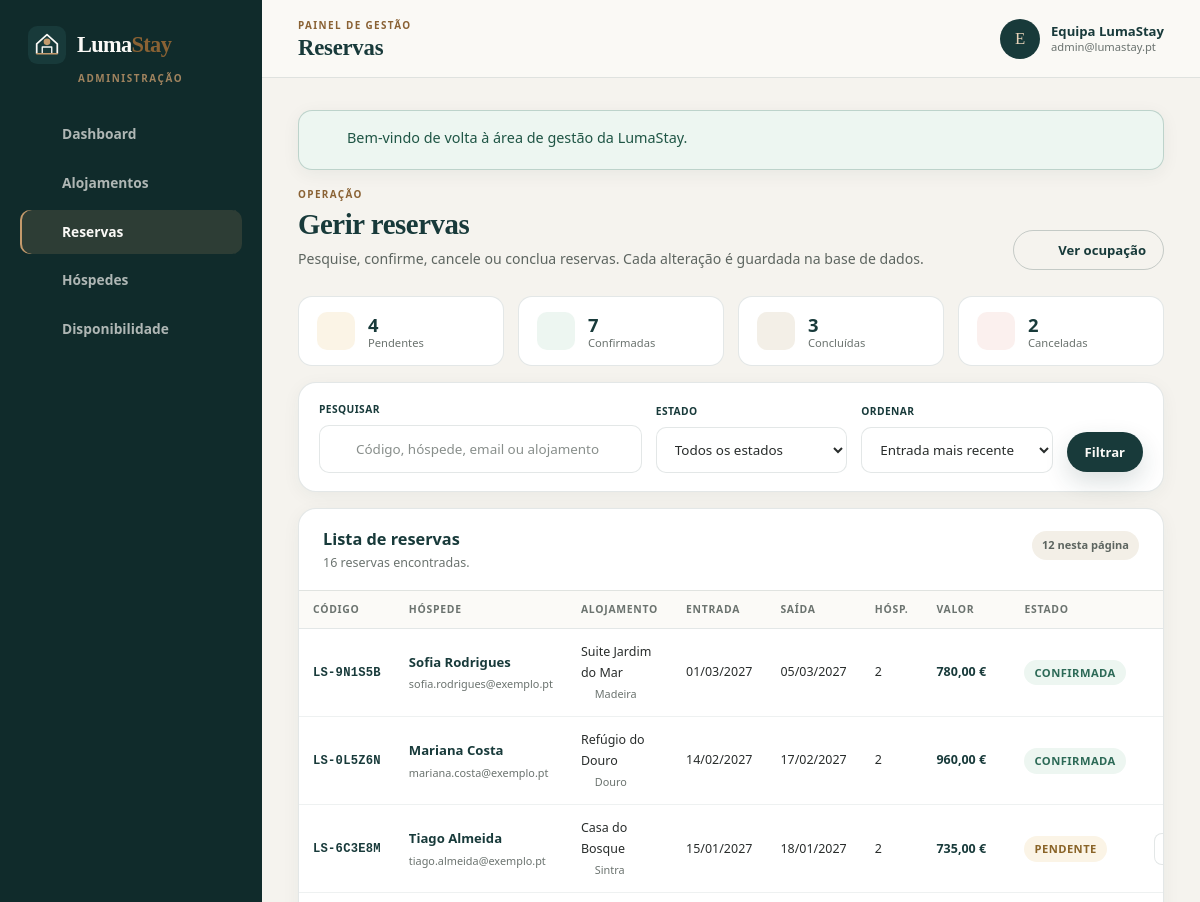
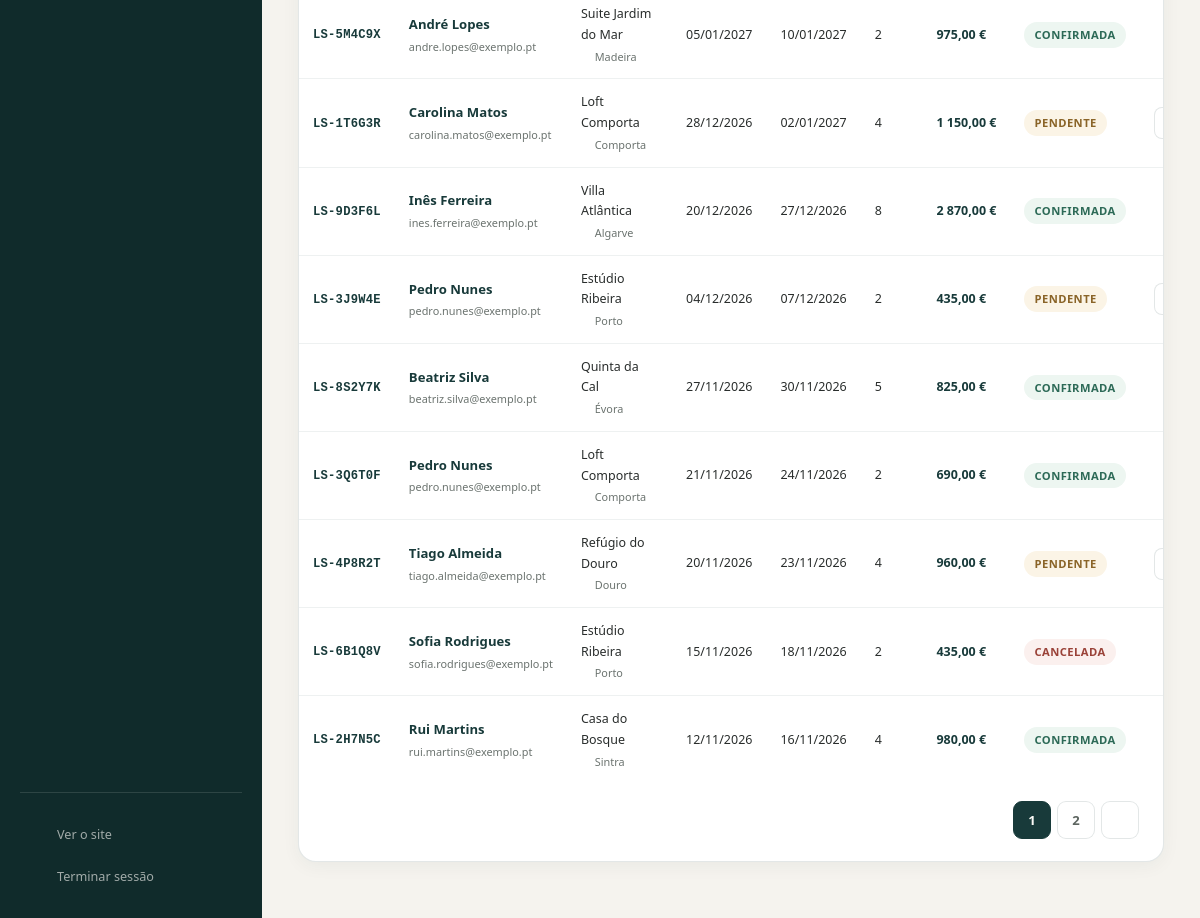
The app's page /admin/reservas.php (signed in) with its own data (2 pictures, top to bottom).
### tables this page shows
CREATE TABLE reservations (
    id              INT UNSIGNED NOT NULL AUTO_INCREMENT,
    reservation_code VARCHAR(16) NOT NULL,
    accommodation_id INT UNSIGNED NOT NULL,
    guest_id         INT UNSIGNED NOT NULL,
    check_in         DATE NOT NULL,
    check_out        DATE NOT NULL,
    guests_count     TINYINT UNSIGNED NOT NULL,
    price_per_night  DECIMAL(10,2) NOT NULL,
    total_price      DECIMAL(10,2) NOT NULL,
    status           VARCHAR(20) NOT NULL DEFAULT 'pendente',
    created_at       TIMESTAMP NOT NULL DEFAULT CURRENT_TIMESTAMP,
    updated_at       TIMESTAMP NOT NULL DEFAULT CURRENT_TIMESTAMP ON UPDATE CURRENT_TIMESTAMP,
    PRIMARY KEY (id),
    UNIQUE KEY uq_reservations_code (reservation_code),
    KEY idx_reservations_accommodation (accommodation_id),
    KEY idx_reservations_guest (guest_id),
    KEY idx_reservations_dates (accommodation_id, check_in, check_out),
    KEY idx_reservations_status (status),
    CONSTRAINT fk_reservations_accommodation
        FOREIGN KEY (accommodation_id) REFERENCES accommodations (id)
        ON UPDATE CASCADE ON DELETE RESTRICT,
    CONSTRAINT fk_reservations_guest
        FOREIGN KEY (guest_id) REFERENCES guests (id)
        ON UPDATE CASCADE ON DELETE RESTRICT,
    CONSTRAINT chk_reservations_dates CHECK (check_out > check_in),
    CONSTRAINT chk_reservations_guests CHECK (guests_count > 0),
    CONSTRAINT chk_reservations_price_night CHECK (price_per_night > 0),
    CONSTRAINT chk_reservations_total CHECK (total_price > 0),
    CONSTRAINT chk_reservations_status
        CHECK (status IN ('pendente', 'confirmada', 'cancelada', 'concluida'))
);

CREATE TABLE guests (
    id         INT UNSIGNED NOT NULL AUTO_INCREMENT,
    full_name  VARCHAR(150) NOT NULL,
    email      VARCHAR(190) NOT NULL,
    phone      VARCHAR(30) NOT NULL,
    created_at TIMESTAMP NOT NULL DEFAULT CURRENT_TIMESTAMP,
    PRIMARY KEY (id),
    UNIQUE KEY uq_guests_email (email),
    KEY idx_guests_name (full_name)
);

CREATE TABLE accommodations (
    id              INT UNSIGNED NOT NULL AUTO_INCREMENT,
    name            VARCHAR(150) NOT NULL,
    slug            VARCHAR(170) NOT NULL,
    description     TEXT NOT NULL,
    location        VARCHAR(120) NOT NULL,
    address         VARCHAR(255) NOT NULL,
    type            VARCHAR(40) NOT NULL,
    price_per_night DECIMAL(10,2) NOT NULL,
    capacity        TINYINT UNSIGNED NOT NULL,
    bedrooms        TINYINT UNSIGNED NOT NULL,
    bathrooms       TINYINT UNSIGNED NOT NULL,
    amenities       JSON NOT NULL,
    image_url       VARCHAR(255) NOT NULL,
    rating          DECIMAL(2,1) NOT NULL DEFAULT 4.8,
    review_count    INT UNSIGNED NOT NULL DEFAULT 0,
    active          TINYINT(1) NOT NULL DEFAULT 1,
    featured        TINYINT(1) NOT NULL DEFAULT 0,
    created_at      TIMESTAMP NOT NULL DEFAULT CURRENT_TIMESTAMP,
    updated_at      TIMESTAMP NOT NULL DEFAULT CURRENT_TIMESTAMP ON UPDATE CURRENT_TIMESTAMP,
    PRIMARY KEY (id),
    UNIQUE KEY uq_accommodations_slug (slug),
    KEY idx_accommodations_location (location),
    KEY idx_accommodations_active (active),
    KEY idx_accommodations_price (price_per_night),
    KEY idx_accommodations_type (type),
    CONSTRAINT chk_accommodations_price CHECK (price_per_night > 0),
    CONSTRAINT chk_accommodations_capacity CHECK (capacity BETWEEN 1 AND 30),
    CONSTRAINT chk_accommodations_bedrooms CHECK (bedrooms BETWEEN 0 AND 20),
    CONSTRAINT chk_accommodations_bathrooms CHECK (bathrooms BETWEEN 1 AND 20),
    CONSTRAINT chk_accommodations_rating CHECK (rating BETWEEN 0 AND 5),
    CONSTRAINT chk_accommodations_active CHECK (active IN (0, 1)),
    CONSTRAINT chk_accommodations_featured CHECK (featured IN (0, 1))
);

### admin/reservas.php (the view, shortened to what the rows shown need)
<?php
$pdo = db();
$sort = input_string('ordenar', 'get', 'check_in_desc');
$page = max(1, input_int('pagina', 'get', 1) ?? 1);
$where = ['1 = 1'];
$params = [];
$allowedSorts = [
    'check_in_desc' => 'r.check_in DESC, r.id DESC',
    'check_in_asc'  => 'r.check_in ASC, r.id ASC',
    'created_desc'  => 'r.created_at DESC, r.id DESC',
    'total_desc'    => 'r.total_price DESC, r.id DESC',
    'code_asc'      => 'r.reservation_code ASC',
];
$orderBy = $allowedSorts[$sort] ?? $allowedSorts['check_in_desc'];
$whereSql = implode(' AND ', $where);
$countStmt = $pdo->prepare(
    "SELECT COUNT(*)
     FROM reservations r
     INNER JOIN guests g ON g.id = r.guest_id
     INNER JOIN accommodations a ON a.id = r.accommodation_id
     WHERE $whereSql"
);
$countStmt->execute($params);
$totalRows = (int) $countStmt->fetchColumn();
$perPage = 12;
$totalPages = max(1, (int) ceil($totalRows / $perPage));
$page = min($page, $totalPages);
$offset = ($page - 1) * $perPage;
$stmt = $pdo->prepare(
    "SELECT r.*, g.full_name AS guest_name, g.email AS guest_email,
            a.name AS accommodation_name, a.location AS accommodation_location
     FROM reservations r
     INNER JOIN guests g ON g.id = r.guest_id
     INNER JOIN accommodations a ON a.id = r.accommodation_id
     WHERE $whereSql
     ORDER BY $orderBy
     LIMIT :limit OFFSET :offset"
);
$stmt->bindValue(':limit', $perPage, PDO::PARAM_INT);
$stmt->bindValue(':offset', $offset, PDO::PARAM_INT);
$stmt->execute();
$reservations = $stmt->fetchAll();
include __DIR__ . '/../includes/admin-header.php';
?>
<div class="admin-page-intro">
    <div>
        <h2>Gerir reservas</h2>
    </div>
</div>
<section class="admin-card admin-table-card">
    <div class="admin-card-head">
        <div>
            <h2>Lista de reservas</h2>
        </div>
    </div>
    <?php if ($reservations === []): ?>
        <div class="admin-empty admin-empty-large">
            <?= icon('calendar') ?>
            <h3>Nenhuma reserva encontrada</h3>
            <p>Altere a pesquisa ou os filtros de estado.</p>
            <a class="btn btn-primary" href="<?= e(url('admin/reservas.php')) ?>">Ver todas as reservas</a>
        </div>
    <?php else: ?>
        <div class="table-responsive">
            <table class="admin-table admin-table-reservations">
                <thead>
                    <tr>
                        <th>Código</th>
                        <th>Hóspede</th>
                        <th>Alojamento</th>
                        <th>Entrada</th>
                        <th>Saída</th>
                        <th>Hósp.</th>
                        <th>Valor</th>
                        <th>Estado</th>
                        <th class="table-actions">Ações</th>
                    </tr>
                </thead>
                <tbody>
                    <?php foreach ($reservations as $reservation): ?>
                        <tr>
                            <td>
                                <a class="table-code" href="<?= e(url('admin/detalhes-reserva.php') . '?id=' . (int) $reservation['id']) ?>"><?= e($reservation['reservation_code']) ?></a>
                            </td>
                            <td>
                                <strong class="table-guest"><?= e($reservation['guest_name']) ?></strong>
                                <small class="table-subnote"><?= e($reservation['guest_email']) ?></small>
                            </td>
                            <td>
                                <span><?= e($reservation['accommodation_name']) ?></span>
                                <small class="table-subnote"><?= icon('pin') ?> <?= e($reservation['accommodation_location']) ?></small>
                            </td>
                            <td><?= e(format_date((string) $reservation['check_in'])) ?></td>
                            <td><?= e(format_date((string) $reservation['check_out'])) ?></td>
                            <td><?= e($reservation['guests_count']) ?></td>
                            <td class="table-money"><?= e(money((float) $reservation['total_price'])) ?></td>
                            <td><?= status_badge((string) $reservation['status']) ?></td>
                            <td class="table-actions">
                                <div class="row-actions">
                                    <a class="icon-link" href="<?= e(url('admin/detalhes-reserva.php') . '?id=' . (int) $reservation['id']) ?>" title="Ver detalhes" aria-label="Ver detalhes da reserva <?= e($reservation['reservation_code']) ?>">
                                    </a>
                                </div>
                            </td>
                        </tr>
                    <?php endforeach; ?>
                </tbody>
            </table>
        </div>
    <?php endif; ?>
</section>
<?php include __DIR__ . '/../includes/admin-footer.php'; ?>

### includes/functions.php (shortened to what the rows shown need)
<?php
function e(mixed $value): string
{
    return htmlspecialchars((string) $value, ENT_QUOTES | ENT_SUBSTITUTE, 'UTF-8');
}
function base_url(): string
{
    static $base = null;
    if ($base !== null) {
        return $base;
    }
    $scriptName = str_replace('\\', '/', $_SERVER['SCRIPT_NAME'] ?? '/index.php');
    $directory = str_replace('\\', '/', dirname($scriptName));
    if (basename($directory) === 'admin') {
        $directory = dirname($directory);
    }
    if ($directory === '/' || $directory === '.' || $directory === '\\') {
        $directory = '';
    }
    $base = rtrim($directory, '/');
    return $base;
}
function url(string $path = ''): string
{
    return base_url() . '/' . ltrim($path, '/');
}
function input_string(string $key, string $source = 'post', string $default = ''): string
{
    $data = $source === 'get' ? $_GET : $_POST;
    $value = $data[$key] ?? $default;
    return is_string($value) ? trim($value) : $default;
}
function money(float|int|string $amount): string
{
    return number_format((float) $amount, 2, ',', ' ') . ' €';
}
function format_date(string $date, bool $long = false): string
{
    try {
        $dt = new DateTimeImmutable($date);
    } catch (Exception) {
        return '—';
    }
    if (!$long) {
        return $dt->format('d/m/Y');
    }
    $months = [
        1 => 'janeiro', 2 => 'fevereiro', 3 => 'março', 4 => 'abril',
        5 => 'maio', 6 => 'junho', 7 => 'julho', 8 => 'agosto',
        9 => 'setembro', 10 => 'outubro', 11 => 'novembro', 12 => 'dezembro',
    ];
    return $dt->format('j') . ' de ' . $months[(int) $dt->format('n')] . ' de ' . $dt->format('Y');
}
function reservation_statuses(): array
{
    return [
        'pendente'  => ['label' => 'Pendente', 'class' => 'warning'],
        'confirmada'=> ['label' => 'Confirmada', 'class' => 'success'],
        'cancelada' => ['label' => 'Cancelada', 'class' => 'danger'],
        'concluida' => ['label' => 'Concluída', 'class' => 'neutral'],
    ];
}
function status_badge(string $status): string
{
    $meta = reservation_statuses()[$status] ?? ['label' => ucfirst($status), 'class' => 'neutral'];
    return '<span class="badge badge-' . e($meta['class']) . '">' . e($meta['label']) . '</span>';
}
function icon(string $name, string $class = ''): string
{
    $allowed = ['search','calendar','users','user','bed','bath','pin','star','arrow-right','arrow-left','chevron-left','chevron-right','menu','close','check','shield','sparkles','leaf','wifi','pool','coffee','car','flame','snow','beach','grill','washer','baby','kitchen','eye','key','sun','home','building','chart','clipboard','settings','logout','edit','trash','plus','power','alert','info','mail','phone','clock','filter','grid','lock','tag','moon'];
    $key = in_array($name, $allowed, true) ? $name : 'info';
    $body = $paths[$key];
    $classAttribute = $class !== '' ? ' ' . e($class) : '';
    return '<svg class="icon' . $classAttribute . '" viewBox="0 0 24 24" fill="none" stroke="currentColor" stroke-width="1.7" stroke-linecap="round" stroke-linejoin="round" aria-hidden="true" focusable="false">' . $body . '</svg>';
}

### records on screen
reservations: reservation_code "LS-9N1S5B", guest.full_name "Sofia Rodrigues", guest.email "sofia.rodrigues@exemplo.pt", accommodation.name "Suite Jardim do Mar", accommodation.location "Madeira", check_in "01/03/2027", check_out "05/03/2027", guests_count "2", total_price "780,00 €", status "CONFIRMADA"
reservations: reservation_code "LS-0L5Z6N", guest.full_name "Mariana Costa", guest.email "mariana.costa@exemplo.pt", accommodation.name "Refúgio do Douro", accommodation.location "Douro", check_in "14/02/2027", check_out "17/02/2027", guests_count "2", total_price "960,00 €", status "CONFIRMADA"
reservations: reservation_code "LS-6C3E8M", guest.full_name "Tiago Almeida", guest.email "tiago.almeida@exemplo.pt", accommodation.name "Casa do Bosque", accommodation.location "Sintra", check_in "15/01/2027", check_out "18/01/2027", guests_count "2", total_price "735,00 €", status "PENDENTE"
reservations: reservation_code "LS-5M4C9X", guest.full_name "André Lopes", guest.email "andre.lopes@exemplo.pt", accommodation.name "Suite Jardim do Mar", accommodation.location "Madeira", check_in "05/01/2027", check_out "10/01/2027", guests_count "2", total_price "975,00 €", status "CONFIRMADA"
reservations: reservation_code "LS-1T6G3R", guest.full_name "Carolina Matos", guest.email "carolina.matos@exemplo.pt", accommodation.name "Loft Comporta", accommodation.location "Comporta", check_in "28/12/2026", check_out "02/01/2027", guests_count "4", total_price "1 150,00 €", status "PENDENTE"
reservations: reservation_code "LS-9D3F6L", guest.full_name "Inês Ferreira", guest.email "ines.ferreira@exemplo.pt", accommodation.name "Villa Atlântica", accommodation.location "Algarve", check_in "20/12/2026", check_out "27/12/2026", guests_count "8", total_price "2 870,00 €", status "CONFIRMADA"
reservations: reservation_code "LS-3J9W4E", guest.full_name "Pedro Nunes", guest.email "pedro.nunes@exemplo.pt", accommodation.name "Estúdio Ribeira", accommodation.location "Porto", check_in "04/12/2026", check_out "07/12/2026", guests_count "2", total_price "435,00 €", status "PENDENTE"
reservations: reservation_code "LS-8S2Y7K", guest.full_name "Beatriz Silva", guest.email "beatriz.silva@exemplo.pt", accommodation.name "Quinta da Cal", accommodation.location "Évora", check_in "27/11/2026", check_out "30/11/2026", guests_count "5", total_price "825,00 €", status "CONFIRMADA"
reservations: reservation_code "LS-3Q6T0F", guest.full_name "Pedro Nunes", guest.email "pedro.nunes@exemplo.pt", accommodation.name "Loft Comporta", accommodation.location "Comporta", check_in "21/11/2026", check_out "24/11/2026", guests_count "2", total_price "690,00 €", status "CONFIRMADA"
reservations: reservation_code "LS-4P8R2T", guest.full_name "Tiago Almeida", guest.email "tiago.almeida@exemplo.pt", accommodation.name "Refúgio do Douro", accommodation.location "Douro", check_in "20/11/2026", check_out "23/11/2026", guests_count "4", total_price "960,00 €", status "PENDENTE"
reservations: reservation_code "LS-6B1Q8V", guest.full_name "Sofia Rodrigues", guest.email "sofia.rodrigues@exemplo.pt", accommodation.name "Estúdio Ribeira", accommodation.location "Porto", check_in "15/11/2026", check_out "18/11/2026", guests_count "2", total_price "435,00 €", status "CANCELADA"
reservations: reservation_code "LS-2H7N5C", guest.full_name "Rui Martins", guest.email "rui.martins@exemplo.pt", accommodation.name "Casa do Bosque", accommodation.location "Sintra", check_in "12/11/2026", check_out "16/11/2026", guests_count "4", total_price "980,00 €", status "CONFIRMADA"

### other values on screen
$item['label'] "Dashboard"
$item['label'] "Alojamentos"
$item['label'] "Reservas"
$item['label'] "Hóspedes"
$item['label'] "Disponibilidade"
$pageTitle "Reservas"
substr((string) ($admin['name'] ?? 'L'), 0, 1) "E"
$admin['name'] "Equipa LumaStay"
$admin['email'] "admin@lumastay.pt"
$flash['message'] "Bem-vindo de volta à área de gestão da LumaStay."
$statusCounts['pendente'] "4"
$statusCounts['confirmada'] "7"
$statusCounts['concluida'] "3"
$statusCounts['cancelada'] "2"
$totalRows "16"
